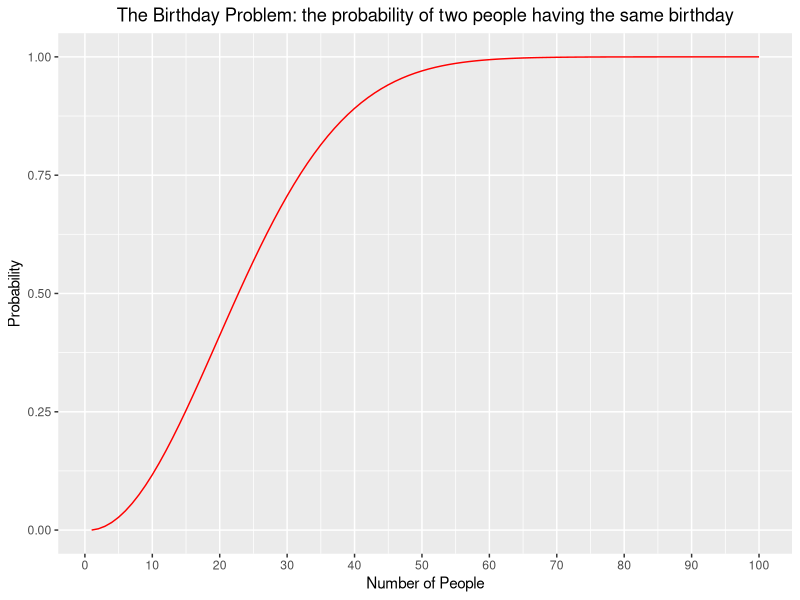

This figure's R source:
library(tidyverse)

# number of possible people in the room
numberOfPeople <- 0:99

# create a ibble to store the data
sameBirthdayData <- tibble('number' = 1:length(numberOfPeople), 'probability' = seq(0,1,length(numberOfPeople)))

# function to return the probability for 
# any number of people having the same birthday
calculateProbabilityOfSameBirthday <- function(personNumber) {
    probability <- 1 - prod(365:(365 - personNumber) / 365)
}

# apply to all of the people and return a vector of the probabilities
sameBirthdayData$probability <- unlist(
  lapply(numberOfPeople, calculateProbabilityOfSameBirthday)
)

# plot the data
sameBirthdayData %>% ggplot(aes(x=number,y=probability)) + 
  geom_line(color='red') +
  scale_x_continuous(breaks=seq(0,length(numberOfPeople),by=10)) +
  labs(x='Number of People', y='Probability') + 
  ggtitle('The Birthday Problem: the probability of two people having the same birthday') +
  theme(plot.title = element_text(hjust = 0.5))

